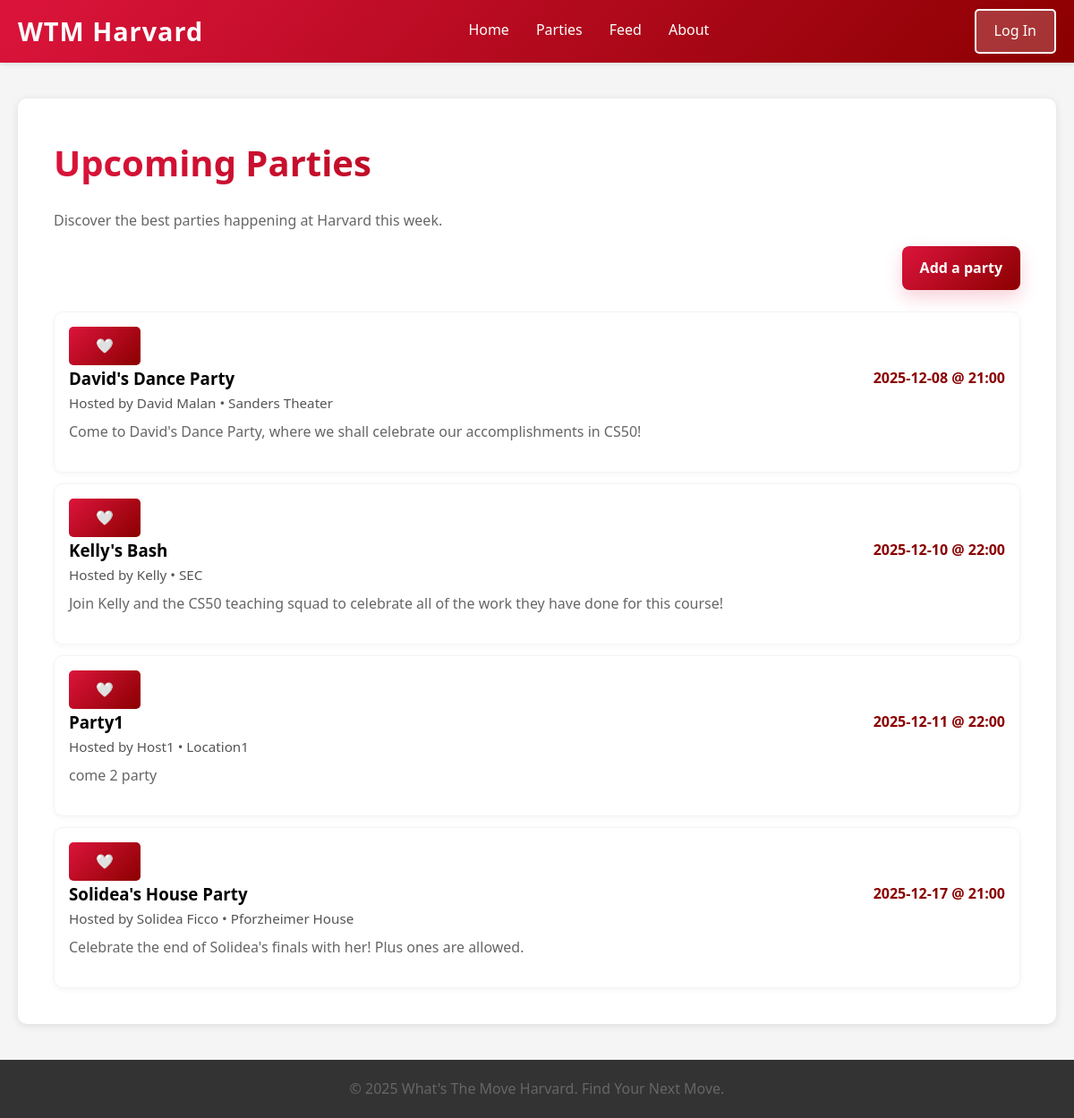
Page /list on the committed database.
### tables this page shows
CREATE TABLE parties (id INTEGER PRIMARY KEY AUTOINCREMENT, user_id INTEGER NOT NULL, host_name TEXT NOT NULL, party_name TEXT NOT NULL, location TEXT NOT NULL, date TEXT NOT NULL, time TEXT NOT NULL, description TEXT, created_at TIMESTAMP DEFAULT CURRENT_TIMESTAMP, latitude REAL, longitude REAL, flyer_path TEXT, FOREIGN KEY (user_id) REFERENCES users(id));

### app.py (the view)
@app.route('/list')
def list_page():
    user = current_user()
    conn = get_db_connection()
    parties = conn.execute(
        """
        SELECT p.id,
               p.party_name,
               p.location,
               p.latitude,
               p.longitude,
               p.date,
               p.time,
               p.description,
               p.host_name,
               p.flyer_path,
               p.created_at,
               u.username AS created_by,
               u.display_name AS verified_host
        FROM parties p
        JOIN users u ON p.user_id = u.id
        ORDER BY p.date, p.time
        """
    ).fetchall()
    conn.close()
    user_wishlist = get_user_wishlist_ids(user['id']) if user else set()
    return render_template('list.html', parties=parties, user=user, user_wishlist=user_wishlist)

### app.py (called while the page is built)
def get_db_connection():
    conn = sqlite3.connect(DATABASE)
    conn.row_factory = sqlite3.Row
    return conn

def current_user():
    if 'user_id' in session:
        return {'id': session['user_id'], 'email': session.get('user')}
    return None

### templates/list.html (shortened to what this page needs)
{% extends "template.html" %}
{% block content %}
<div class="container">
    <h1>Upcoming Parties</h1>
    <p>Discover the best parties happening at Harvard this week.</p>
    <div class="list-actions">
        <a class="btn primary" href="/add">Add a party</a>
    </div>
    <div class="party-list">
        {% if parties and parties|length > 0 %}
            {% for party in parties %}
            <div class="party-card">
                <button
                    class="wishlist-btn"
                    data-party-id="{{ party.id }}"
                >
                    {% if user_wishlist and party.id in user_wishlist %}
                        ❤️
                    {% else %}
                        🤍
                    {% endif %}
                </button>
                <a class="party-card-link" href="/party/{{ party['id'] }}">
                    <div class="party-card-header">
                        <h3>{{ party['party_name'] }}</h3>
                        <div class="party-date">{{ party['date'] }} @ {{ party['time'] }}</div>
                    </div>
                    <p class="party-meta">Hosted by {{ party['host_name'] }} • {{ party['location'] }}</p>
                    {% if party['description'] %}
                    <p>{{ party['description'] }}</p>
                    {% endif %}
                </a>
            </div>
            {% endfor %}
        {% else %}
            <p>No parties have been added yet.</p>
        {% endif %}
    </div>
</div>
{% endblock %}

### templates/template.html (shortened to what this page needs)
<!DOCTYPE html>
<html lang="en">
<head>
    <link rel="stylesheet" href="{{ url_for('static', filename='style.css') }}">
</head>
<body>
    <nav class="navbar">
        <div class="nav-container">
            <a href="/" class="nav-logo">WTM Harvard</a>
            <ul class="nav-menu">
                <li class="nav-item">
                    <a href="/" class="nav-link">Home</a>
                </li>
                <li class="nav-item">
                    <a href="/list" class="nav-link">Parties</a>
                </li>
                <li class="nav-item">
                    <a href="/feed" class="nav-link">Feed</a>
                </li>
                <li class="nav-item">
                    <a href="/about" class="nav-link">About</a>
                </li>
            </ul>
            {% if session.get('user') %}
            <div class="nav-auth">
                <span class="nav-user">{{ session.get('username', session.get('user')) }}</span>
                <a href="/settings" class="nav-settings">Settings</a>
                <a href="/logout" class="nav-login">Log Out</a>
            </div>
            {% else %}
            <a href="/login" class="nav-login">Log In</a>
            {% endif %}
        </div>
    </nav>
    <main class="content">
        {% block content %}{% endblock %}
    </main>
    <footer class="footer">
        <p>&copy; 2025 What's The Move Harvard. Find Your Next Move.</p>
    </footer>
</body>
</html>

### static/style.css (style rules this page uses)
* { margin: 0; padding: 0; box-sizing: border-box; }
body { font-family: 'Segoe UI', Tahoma, Geneva, Verdana, sans-serif; background-color: #f5f5f5; line-height: 1.6; }
.navbar { background: linear-gradient(135deg, #dc143c 0%, #8b0000 100%); padding: 0; position: sticky; top: 0; z-index: 100; box-shadow: 0 2px 5px rgba(0, 0, 0, 0.1); }
.nav-container { max-width: 1200px; margin: 0 auto; padding: 0 20px; display: flex; justify-content: space-between; align-items: center; height: 70px; }
.nav-logo { color: white; font-size: 1.8rem; font-weight: bold; text-decoration: none; transition: color 0.3s ease; letter-spacing: 1px; }
.nav-menu { display: flex; list-style: none; gap: 30px; }
.nav-item { height: 70px; display: flex; align-items: center; }
.nav-link { color: white; text-decoration: none; font-size: 1rem; padding: 0.5rem 0; border-bottom: 3px solid transparent; transition: border-bottom 0.3s ease; }
.nav-login { color: white; text-decoration: none; font-size: 1rem; padding: 10px 20px; background: rgba(255, 255, 255, 0.2); border: 2px solid white; border-radius: 5px; transition: all 0.3s ease; }
.content { max-width: 1200px; margin: 40px auto; padding: 0 20px; min-height: calc(100vh - 200px); }
.footer { background: #333; color: white; text-align: center; padding: 20px; margin-top: 40px; }
.footer p { margin: 0; }
.container { background: white; padding: 40px; border-radius: 10px; box-shadow: 0 2px 10px rgba(0, 0, 0, 0.1); }
h1 { color: #333; margin-bottom: 20px; font-size: 2.5rem; background: linear-gradient(135deg, #dc143c 0%, #8b0000 100%); -webkit-background-clip: text; -webkit-text-fill-color: transparent; background-clip: text; }
p { color: #666; font-size: 1rem; margin-bottom: 15px; }
button { background: linear-gradient(135deg, #dc143c 0%, #8b0000 100%); color: white; border: none; padding: 12px 30px; border-radius: 5px; font-size: 1rem; cursor: pointer; transition: all 0.3s ease; }
.btn { display: inline-block; padding: 12px 20px; border-radius: 8px; font-weight: 700; text-decoration: none; transition: transform 0.2s ease, box-shadow 0.2s ease, background 0.3s ease, color 0.3s ease; }
.btn.primary { background: linear-gradient(135deg, #dc143c 0%, #8b0000 100%); color: white; box-shadow: 0 8px 20px rgba(220, 20, 60, 0.2); }
.party-list { margin-top: 24px; display: flex; flex-direction: column; gap: 12px; }
.party-card { padding: 16px; border: 1px solid #f1f5f9; border-radius: 10px; background: white; box-shadow: 0 2px 6px rgba(0, 0, 0, 0.04); }
.party-card-link { text-decoration: none; color: inherit; }
.party-card-header { display: flex; justify-content: space-between; align-items: center; gap: 12px; }
.party-date { font-weight: 700; color: #8b0000; }
.party-meta { font-size: 0.95rem; color: #555; margin-bottom: 8px; }
.list-actions { margin: 12px 0; display: flex; justify-content: flex-end; }

### rows in the picture
parties: party_name "David's Dance Party", date "2025-12-08", time "21:00", host_name "David Malan", location "Sanders Theater", description "Come to David's Dance Party, where we shall celebrate our accomplishments in CS50!"
parties: party_name "Kelly's Bash", date "2025-12-10", time "22:00", host_name "Kelly", location "SEC", description "Join Kelly and the CS50 teaching squad to celebrate all of the work they have done for this course!"
parties: party_name "Party1", date "2025-12-11", time "22:00", host_name "Host1", location "Location1", description "come 2 party"
parties: party_name "Solidea's House Party", date "2025-12-17", time "21:00", host_name "Solidea Ficco", location "Pforzheimer House", description "Celebrate the end of Solidea's finals with her! Plus ones are allowed."
